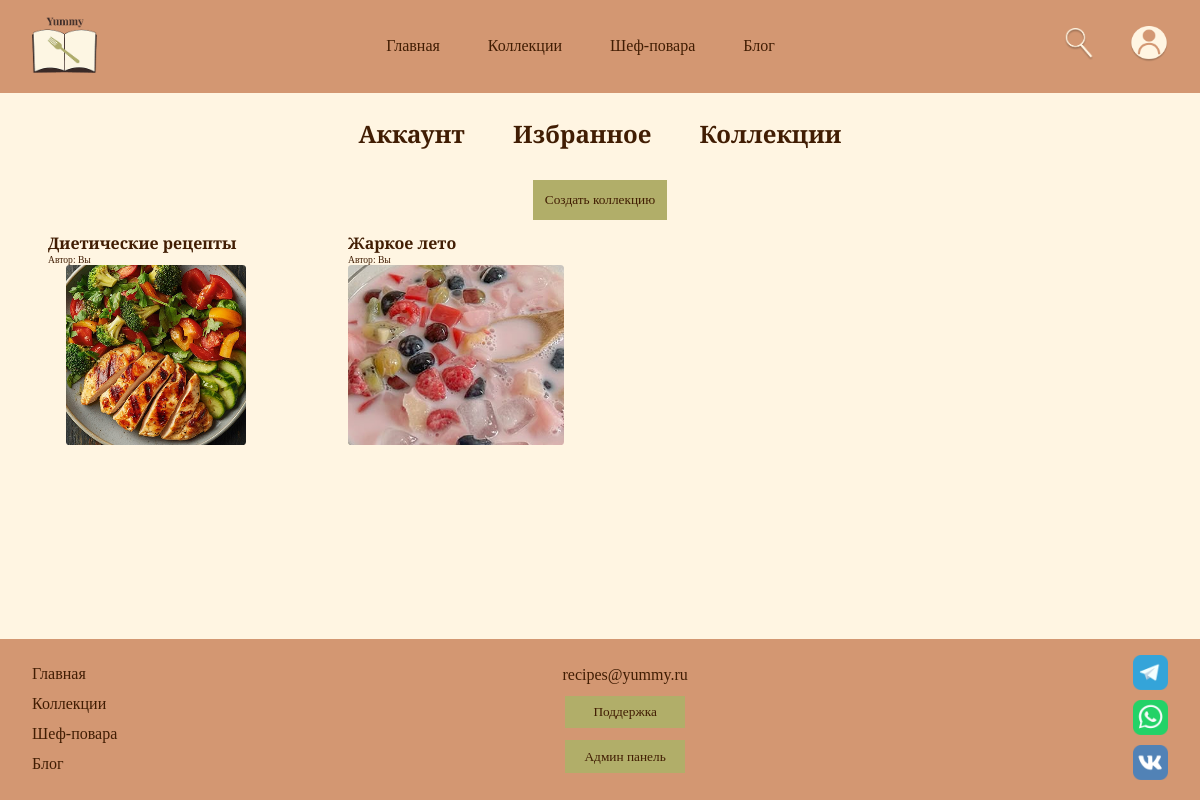
Screenshot of /account_list_collection.php (signed in) with the database file from the repository.
### tables this page shows
CREATE TABLE `collections` (
  `id_collections` int(10) UNSIGNED NOT NULL,
  `user_id` int(10) UNSIGNED NOT NULL,
  `name` varchar(100) NOT NULL,
  `image_url` varchar(255) DEFAULT 'default_collection.jpg',
  `created_at` timestamp NOT NULL DEFAULT current_timestamp()
);

### helpers.php (called while the page is built, shortened)
<?php
function getUserCollections($pdo, $userId) {
    $stmt = $pdo->prepare("SELECT id_collections AS id, name, image_url FROM collections WHERE user_id = ? ORDER BY name");
    $stmt->execute([$userId]);
    return $stmt->fetchAll();
}
function getCollectionImage($collection) {
    if (!empty($collection['image_url'])) {
        return htmlspecialchars($collection['image_url']);
    }
    return 'default_collection.jpg';
}
?>

### account_list_collection.php (the view, shortened to what this page needs)
<?php
require_once 'config.php';
require_once 'helpers.php';
$userId = $_SESSION['user_id'];
$collections = getUserCollections($pdo, $userId);
?>
<!DOCTYPE html>
<html>
<head>
    <link rel="stylesheet" type="text/css" href="style.css">
</head>
<body>
<header>
    <a href="index.php"><img src="img/logo.png" width="65vw"></a>
    <div class="header_center">
        <ul class="header_ul">
            <li class="header_ul_li"><a href="index.php">Главная</a></li>
            <li class="header_ul_li"><a href="list_collection.php">Коллекции</a></li>
            <li class="header_ul_li"><a href="chefs.php">Шеф-повара</a></li>
            <li class="header_ul_li"><a href="blog.php">Блог</a></li>
        </ul>
    </div>
    <div class="header_right">
        <a href="find.php"><img src="img/find.png" width="30vw"></a>
        <a href="account.php"><img src="img/account.png" width="38vw"></a>
    </div>
</header>
<main>
    <div class="account">
        <ul class="account_ul">
            <li class="account_ul_li"><a href="account.php"><h2>Аккаунт</h2></a></li>
            <li class="account_ul_li"><a href="account_favorite_recipe.php"><h2>Избранное</h2></a></li>
            <li class="account_ul_li"><a href="account_list_collection.php"><h2>Коллекции</h2></a></li>
        </ul>
    </div>
    <div class="create_collection">
        <button class="btn_create_collection" type="button" onclick="document.getElementById('createForm').style.display = document.getElementById('createForm').style.display === 'none' ? 'flex' : 'none'">
            Создать коллекцию
        </button>
    </div>
    <div class="collection">
        <?php if (empty($collections)): ?>
            <p style="text-align: center; width: 100%; grid-column: 1 / -1;">У вас пока нет коллекций.</p>
        <?php else: ?>
            <?php foreach ($collections as $coll): ?>
                <div class="collection_div">
                    <div class="collection_up">
                        <div class="collection_up_left">
                            <p><a href="account_collection.php?id=<?= $coll['id'] ?>" style="color: #411D03; text-decoration: none; font-weight: bold;"><?= htmlspecialchars($coll['name']) ?></a></p>
                            <p style="font-size: 0.8vw;">Автор: Вы</p>
                        </div>
                    </div>
                    <div class="collection_img">
                        <a href="account_collection.php?id=<?= $coll['id'] ?>">
                            <img src="img/<?= getCollectionImage($coll) ?>" style="max-width: 100%; height: 15vw; object-fit: cover; border-radius: 0.3vw;">
                        </a>
                    </div>
                </div>
            <?php endforeach; ?>
        <?php endif; ?>
    </div>
</main>
<?php include 'footer.php'; ?>
</body>
</html>

### style.css (style rules this page uses)
html, body { height: 100%; }
body { background-color: #FFF5E2; display: flex; flex-direction: column; min-height: 100vh; }
main { background-color: #FFF5E2; flex: 1; }
* { margin: 0; padding: 0; }
a { text-decoration: none; color: #411D03; font-family: "Playfair Display"; }
p { color: #411D03; font-family: "Cormorant Garamond"; }
h2 { color: #411D03; text-align: center; padding: 2vw 0; font-family: "Playfair Display"; }
:root { --bg_page: #FFF5E2; --text: #411D03; --bg_input: #D6B38D; --bg_card: #EBCEAF; --bg_header_footer: #D39772; --accent: #B1AE69; }
header { background-color: #D39772; padding: 1.336vw 2.671vw; display: flex; justify-content: space-between; align-items: center; }
header ul { list-style: none; }
header a { text-decoration: none; color: #411D03; }
.header_ul { display: flex; flex-direction: row; gap: 4vw; }
.header_right { display: flex; align-items: center; gap: 3vw; }
main { background-color: #FFF5E2; }
body { background-color: #FFF5E2; }
.collection { display: grid; grid-template-columns: repeat(4, 1fr); align-items: center; justify-content: center; gap: 1vw 5vw; margin: 0 3vw 0 3vw; }
.collection_div { width: 18vw; padding: 1vw; }
.collection_up { display: flex; flex-direction: row; justify-content: space-between; }
.collection_img { text-align: center; }
.account { display: flex; justify-content: center; align-items: center; }
.account ul { list-style: none; }
.account_ul { display: flex; flex-direction: row; gap: 4vw; }
.account a { text-decoration: none; color: #411D03; }
.create_collection { display: flex; flex-direction: column; align-items: center; justify-content: center; }
.btn_create_collection { color: #411D03; background-color: #B1AE69; border: none; padding: 1vw; font-family: "Cormorant Garamond"; width: auto; display: block; text-align: center; text-decoration: none; margin-top: 0.5vw; }

### rows the page displays
collections: name "Диетические рецепты", image_url (picture)
collections: name "Жаркое лето", image_url (picture)
